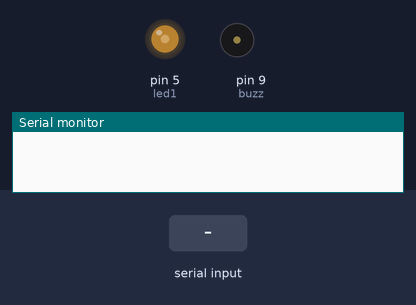
Bench run of a sketch on a simulated Arduino Uno, built with avr-gcc and run on an emulated ATmega328P. Shown: output pins drawn as LEDs (lit = HIGH), buzzer (waves = sounding, pin HIGH), the last lines printed to the serial monitor. Inputs (shaded band) come from the test bench.

Above: at 1.2 s.
1.3 s: "90,45\n" received over Serial
At 2.8 s:
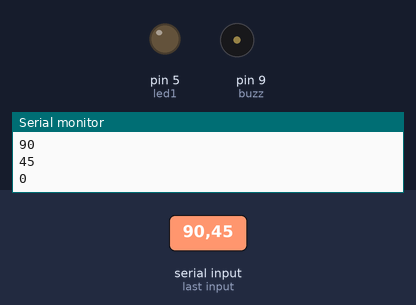
3.8 s: "30,150\n" received over Serial
At 4.6 s:
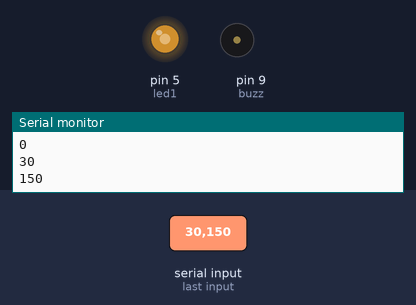
6.3 s: "200\n" received over Serial
At 7.0 s:
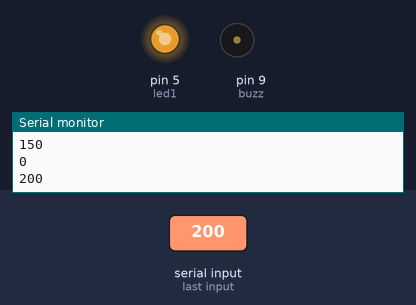
Timing chart, 0 to 9.3 s (numbered marks = the images above; inputs shaded):
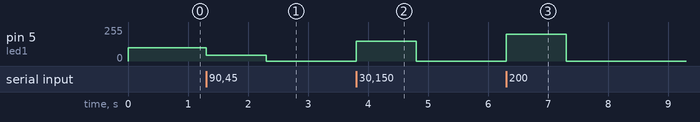

Measured:
- after the input at 1.3 s, pin 5 (led1): 100/255 → 45/255 at once, → 0/255 1.0 s later
- after the input at 3.8 s, pin 5 (led1): 0/255 → 150/255 at once, → 0/255 1.0 s later
- after the input at 6.3 s, pin 5 (led1): 0/255 → 200/255 at once, → 0/255 1.0 s later

The sketch:

serialImput.ino
```cpp
//const int led1 = 7;
//const int buzz = 9;
//char c;
//String mystring="slow";
////int rate1=10;
//String string1 = "";
//
//void setup() {
//  Serial.begin(9600);
//  pinMode(led1,OUTPUT);
//  pinMode(buzz,OUTPUT);
//
//  digitalWrite(led1,1);
//  delay(100);
//  digitalWrite(led1,0);
//}
//
//void loop() {
//  if(Serial.available())
//  {
//    mystring = Serial.readString();
//     Serial.print(mystring);
//  }
//
//  if(mystring.equals("fast"))
//  {
//     flashFast();
//  }
//  if(mystring.equals("slow"))
//  {
//     flashSlow();
//  }
//}
//
//void flashFast()
//{
//  digitalWrite(led1,1);
//  delay(100);
//  digitalWrite(led1,0);
//  delay(100);
//}
//
//void flashSlow()
//{
//  digitalWrite(led1,1);
//  delay(2000);
//  digitalWrite(led1,0);
//  delay(2000);
//}

//////////////////////////////////////////////////////////
//const int led1 = 7;
//const int buzz = 9;
////char c;
//int rate=100;
//int rate1=10;
//
//void setup() {
//  Serial.begin(9600);
//  pinMode(led1,OUTPUT);
// pinMode(buzz,OUTPUT);
//}
//
//void loop() {
//  if(Serial.available())
//  {
//    rate = Serial.parseInt();
//    Serial.println(rate);
//  }
//
//  flash(rate);
//}
//
//void flash(int x)
//{
//  digitalWrite(led1,1);
//  digitalWrite(buzz,1);
//  delay(x);
//  digitalWrite(led1,0);
//  digitalWrite(buzz,0);
//  delay(x);
//}

////////////////////////////////////////////////////////////
////////////////////////////////////////////////////////////
const int led1 = 5;
const int buzz = 9;
//char c;
int rate=100;
//int rate1=10;

void setup() {
  Serial.begin(9600);
  pinMode(led1,OUTPUT);
 pinMode(buzz,OUTPUT);
}

void loop() {
  if(Serial.available())
  {
    rate = Serial.parseInt();
    Serial.println(rate);
  }

  sound(rate);
}

void sound(int x)
{
  analogWrite(led1,x);
}
```
